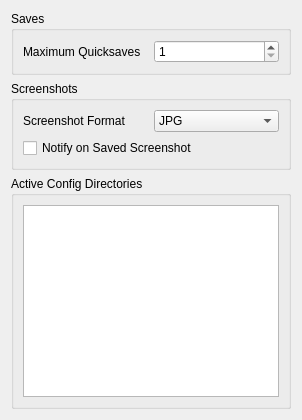
     <widget class="QWidget" name="Miscellaneous">
      <attribute name="title">
       <string>Miscellaneous</string>
      </attribute>
      <layout class="QVBoxLayout" name="scrollAreaVerticalLayout">
       <item>
        <widget class="QGroupBox" name="savesGroup">
         <property name="title">
          <string>Saves</string>
         </property>
         <layout class="QVBoxLayout" name="savesGroupVerticalLayout">
          <item>
           <layout class="QHBoxLayout" name="maximumQuicksavesLayout">
            <item>
             <widget class="QLabel" name="maximumQuicksavesLabel">
              <property name="text">
               <string>Maximum Quicksaves</string>
              </property>
             </widget>
            </item>
            <item>
             <widget class="QSpinBox" name="maximumQuicksavesComboBox">
              <property name="minimum">
               <number>1</number>
              </property>
             </widget>
            </item>
           </layout>
          </item>
         </layout>
        </widget>
       </item>
       <item>
        <widget class="QGroupBox" name="screenshotsGroup">
         <property name="title">
          <string>Screenshots</string>
         </property>
         <layout class="QVBoxLayout" name="otherGroupVerticalLayout">
          <item>
           <layout class="QHBoxLayout" name="screenshotFormatLayout">
            <item>
             <widget class="QLabel" name="screenshotFormatLabel">
              <property name="text">
               <string>Screenshot Format</string>
              </property>
             </widget>
            </item>
            <item>
             <widget class="QComboBox" name="screenshotFormatComboBox">
              <item>
               <property name="text">
                <string>JPG</string>
               </property>
              </item>
              <item>
               <property name="text">
                <string>PNG</string>
               </property>
              </item>
              <item>
               <property name="text">
                <string>TGA</string>
               </property>
              </item>
             </widget>
            </item>
           </layout>
          </item>
          <item>
           <widget class="QCheckBox" name="notifyOnSavedScreenshotCheckBox">
            <property name="text">
             <string>Notify on Saved Screenshot</string>
            </property>
           </widget>
          </item>
         </layout>
        </widget>
       </item>
       <item>
        <widget class="QGroupBox" name="configsGroup">
         <property name="title">
          <string>Active Config Directories</string>
         </property>
         <layout class="QVBoxLayout" name="verticalLayout_4">
          <item>
           <widget class="QTreeWidget" name="configsList">
            <property name="sizePolicy">
             <sizepolicy hsizetype="Expanding" vsizetype="Fixed">
              <horstretch>0</horstretch>
              <verstretch>0</verstretch>
             </sizepolicy>
            </property>
            <property name="contextMenuPolicy">
             <enum>Qt::CustomContextMenu</enum>
            </property>
            <property name="expandsOnDoubleClick">
             <bool>false</bool>
            </property>
            <attribute name="headerVisible">
             <bool>false</bool>
            </attribute>
            <column>
             <property name="text">
              <string notr="true">1</string>
             </property>
            </column>
           </widget>
          </item>
         </layout>
        </widget>
       </item>
       <item>
        <spacer>
         <property name="orientation">
          <enum>Qt::Vertical</enum>
         </property>
         <property name="sizeHint" stdset="0">
          <size>
           <width>0</width>
           <height>0</height>
          </size>
         </property>
        </spacer>
       </item>
      </layout>
     </widget>
